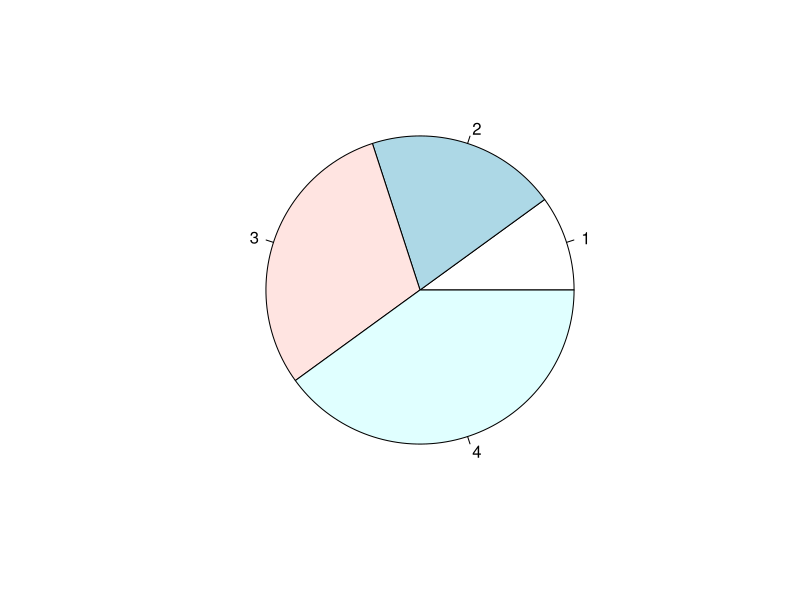
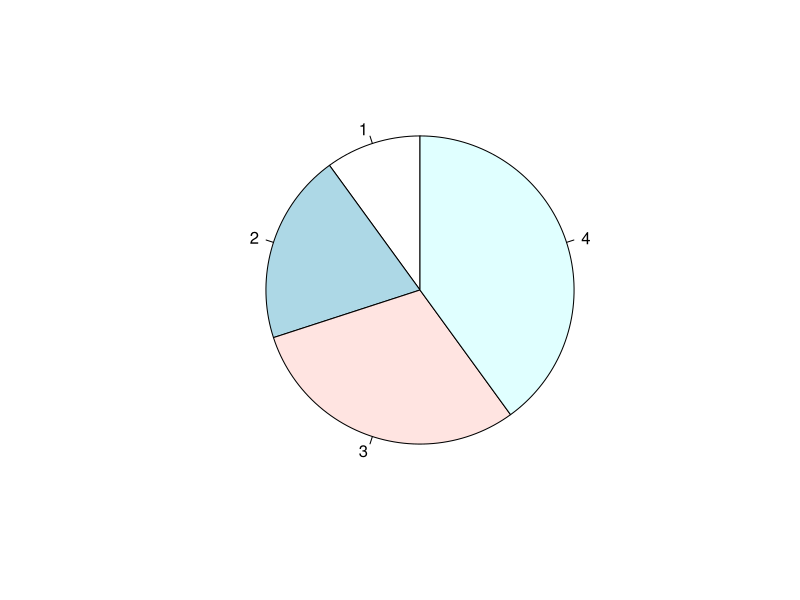
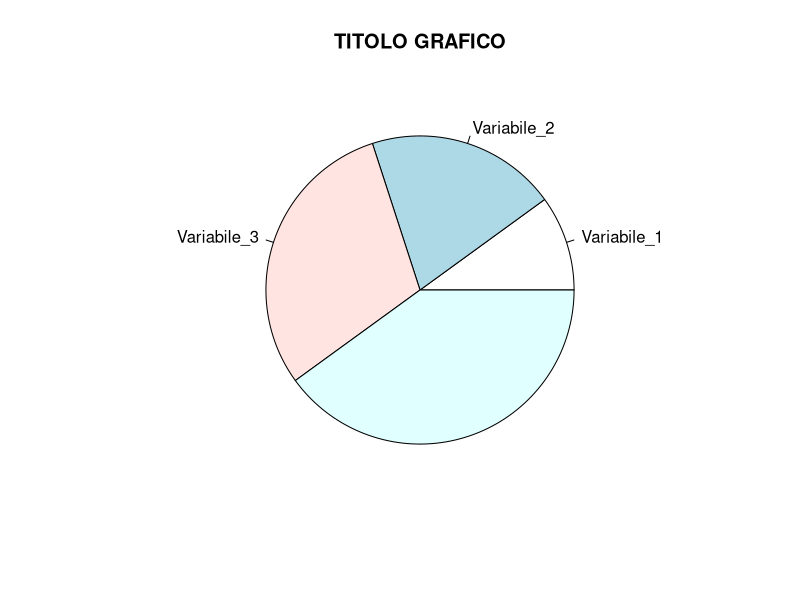

Write the R code that produced these figures, in order. (Note: this script raises an error after producing the figures.)
## PIE CHART
# Per fare un grafico a torta uso la funzione 'pie()'
x<-c(10,20,30,40)
pie(x)
# The size of each pie is determined by comparing the value with all the other values, 
# by using this formula: the value divided by the sum of all values: x/sum(x)

# Di default il grafico parte dall'asse-x e va in senso antioriario
# Per cambiare l'angolo di partenza 'init.angle'
pie(x, init.angle=90)

# Per aggiungere i nomi negli spicchi basta usare 'label'
label_1=c("Variabile_1","Variabile_2","Variabile_3")
pie(x, label=label_1, main="TITOLO GRAFICO")
# Use the label parameter to add a label to the pie chart, and use the main parameter to add a header

# Per cambiare il colore
cl=c("red", "blue", "green")
pie(x, col=col)

# Per aggiungere una legenda
pie(x, label=label_1)
legend("bottomright", label_1, fill = cl)
# bottomright, bottom, bottomleft, left, topleft, top, topright, right, center

###########################################################################################################
###########################################################################################################
## BAR CHART
# Bar charts can be displayed horizontally or vertically
# The height or length of the bars are proportional to the values they represent
x<-c("A","B","C","D")
y<-c(2,4,6,8)
barplot(y, names.arg=x)

# If you want the bars to be displayed horizontally instead of vertically, use 'horiz=TRUE'
barplot(y, names.arg=x, horiz=TRUE)

# To change the bar texture, use the 'density' parameter
barplot(y, names.arg=x, density=10)

# Use the 'width' parameter to change the width of the bars:
barplot(y, names.arg=x, width=c(1,2,3,4))

###########################################################################################################
###########################################################################################################
## HISTOGRAMS
# Per fare istogrammi
hist()




